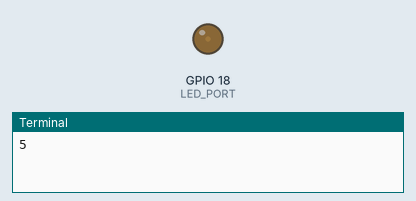
A program run on a simulated Raspberry Pi (BCM pin numbers). On the bench: output pins drawn as LEDs (lit = HIGH), the last lines printed to the terminal. At 10.0 s the program stops and its outputs stay as they are.

Above: at 0.1 s.
At 4.1 s:
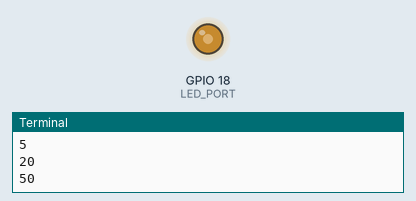
At 6.1 s:
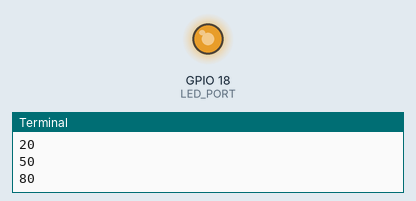
At 8.1 s:
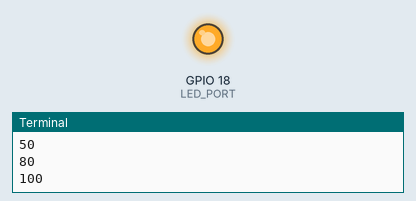
Timing chart, 0 to 11.5 s (numbered marks = the images above):
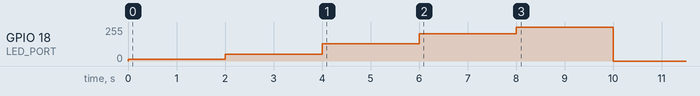

The program:

02_led_wiringpi_hardware_pwm.py
```python
#
# 02_led_wiringpi_hardware_pwm.py
#

import wiringpi

LED_PORT = 18                   # GPIO 18
PWM_RANGE = 1024
PWM_FREQUENCY = 500             # Hz
CLOCK_BASE = int(18750 / PWM_FREQUENCY)

# Hardware PWM
wiringpi.wiringPiSetupGpio()
wiringpi.pinMode(LED_PORT, wiringpi.GPIO.PWM_OUTPUT)
wiringpi.pwmSetMode(wiringpi.GPIO.PWM_MODE_MS)
wiringpi.pwmSetRange(PWM_RANGE)
wiringpi.pwmSetClock(CLOCK_BASE)

# LEDを2秒間点灯する
for duty_cycle in (5, 20, 50, 80, 100):
    print(duty_cycle)
    wiringpi.pwmWrite(LED_PORT, int(PWM_RANGE * duty_cycle / 100))
    wiringpi.delay(2000)


wiringpi.pwmWrite(LED_PORT, 0)

print('done')
```

Measured:
- by itself, GPIO 18 (LED_PORT): rises from 0/255 to 255/255 in 8.0 s, then falls to 0/255 in 2.0 s
